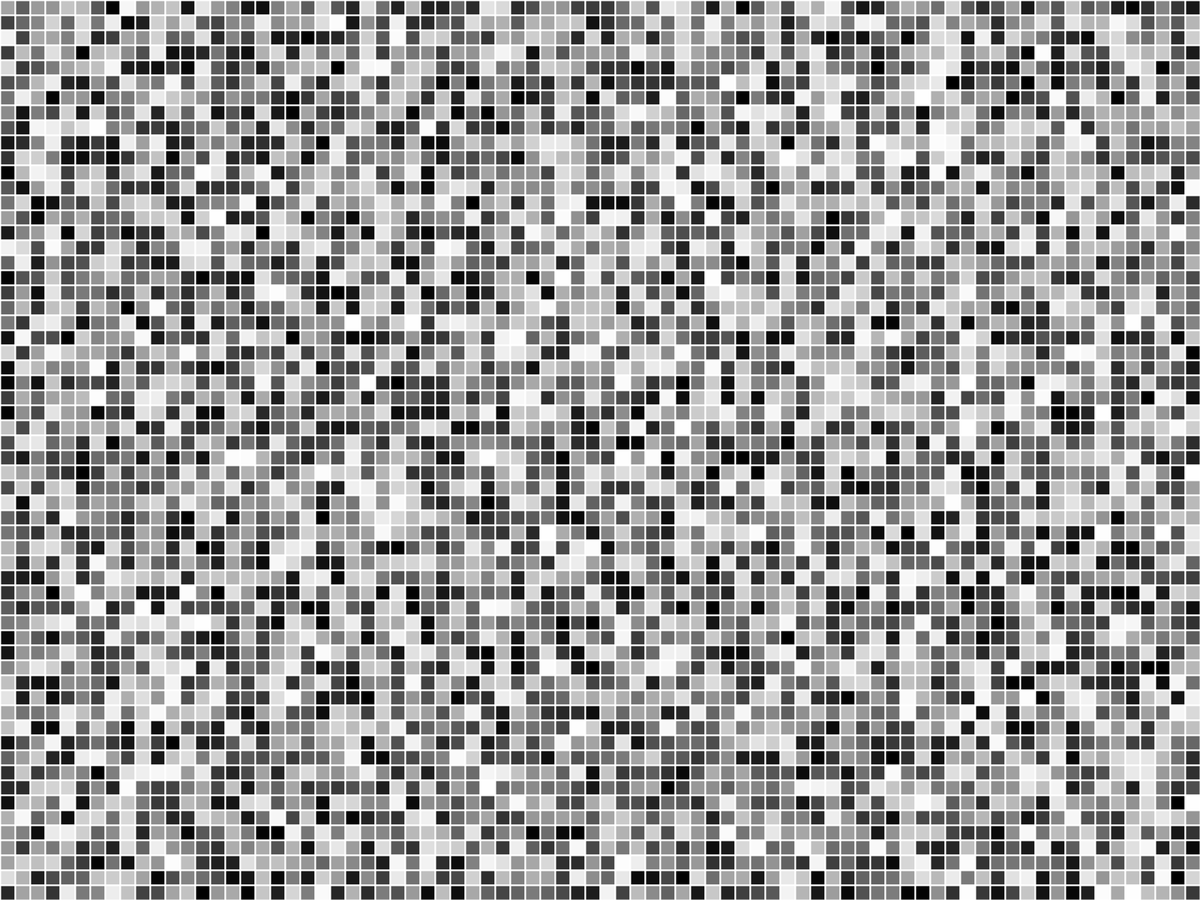
Frame 1 (no input)
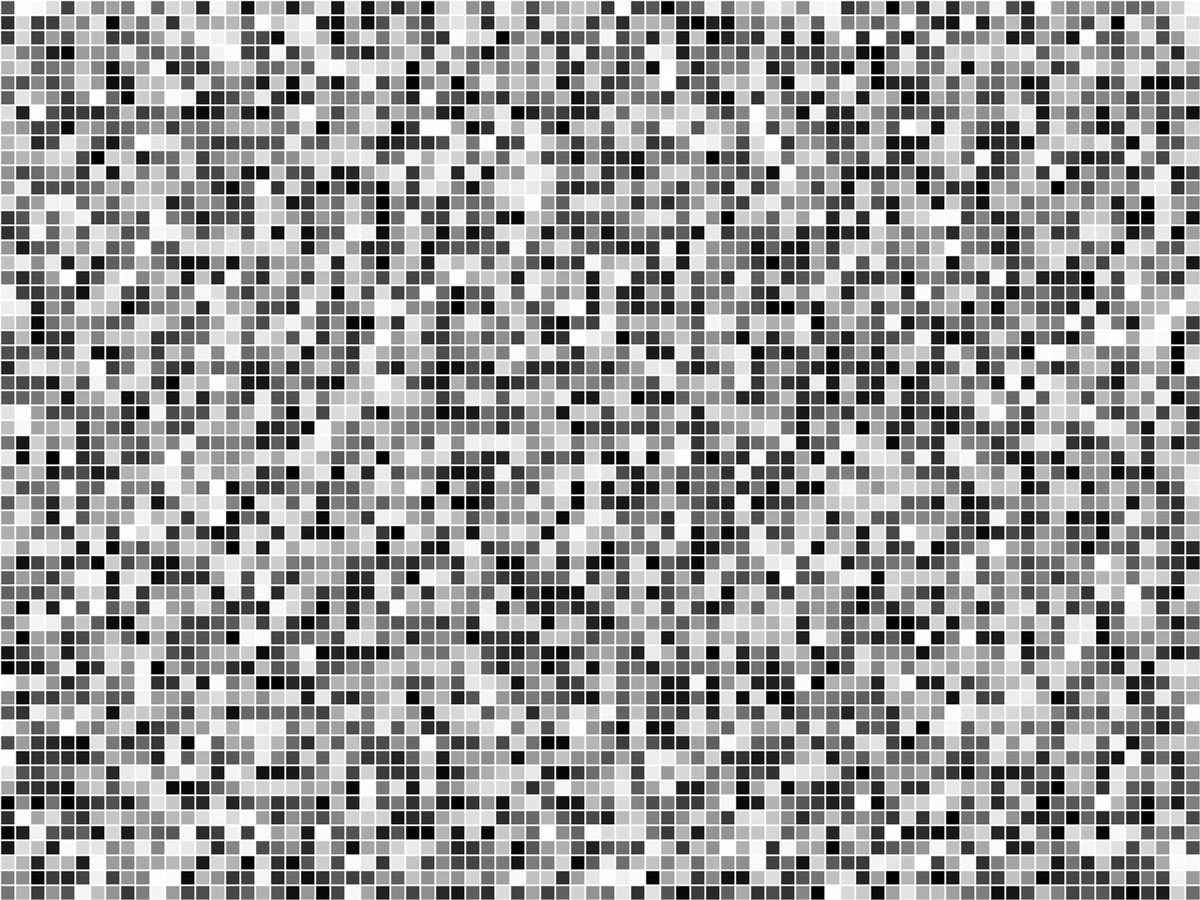
Frame 60 (the mouse pressed at the canvas centre just before this capture)
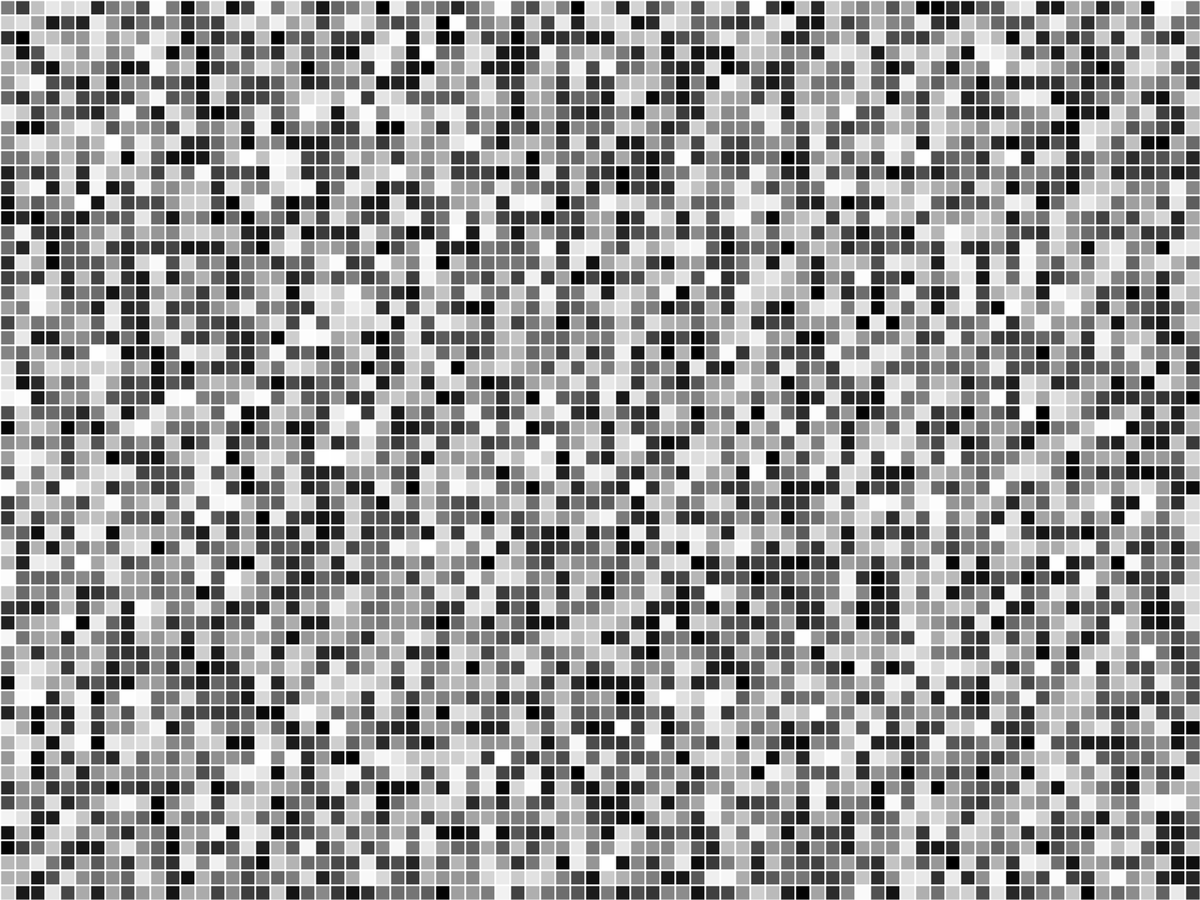
Frame 120 (the mouse held since frame 60 and released just before this capture)

The Processing sketch that drew these frames (run headless with seeded random() and noise(); from frame 60 on, the mouse is pressed at the canvas centre):

// Processing sketch: sketch_nested_loops
// ── sketch_nested_loops.pde
/*
size(400, 300);
background(0);
strokeWeight(2);
stroke(255);
fill(127);

for(int x = 0; x < width; x += 20){
  //line(x, 0, x, height);
  fill(255,0,0);
  rect(x, 0, 20, 20);
}

for(int y = 0; y < height; y += 20){
  //line(0, y, width, y);
  fill(255,0,0);
  rect(0, y, 20, 20);
}

*/

void setup(){
  fullScreen();
  size(400, 300);
  background(0);
  strokeWeight(2);
  stroke(255);
  fill(127);
}

void draw(){
  for(int x = 0; x < width; x += 20){
    for(int y = 0; y < height; y += 20){
      fill(random(255));
      rect(x, y, 20, 20);
    }
  }
}
